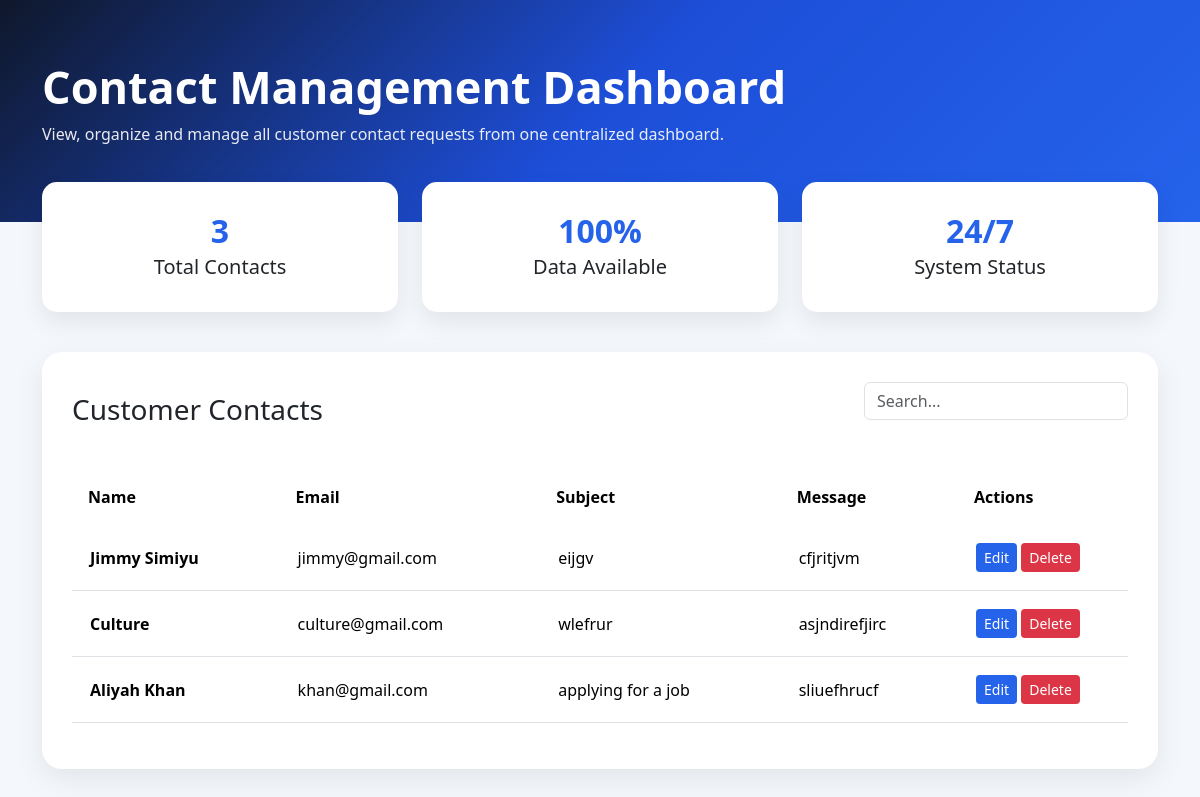
/show/, run on an earlier commit of the app's database.
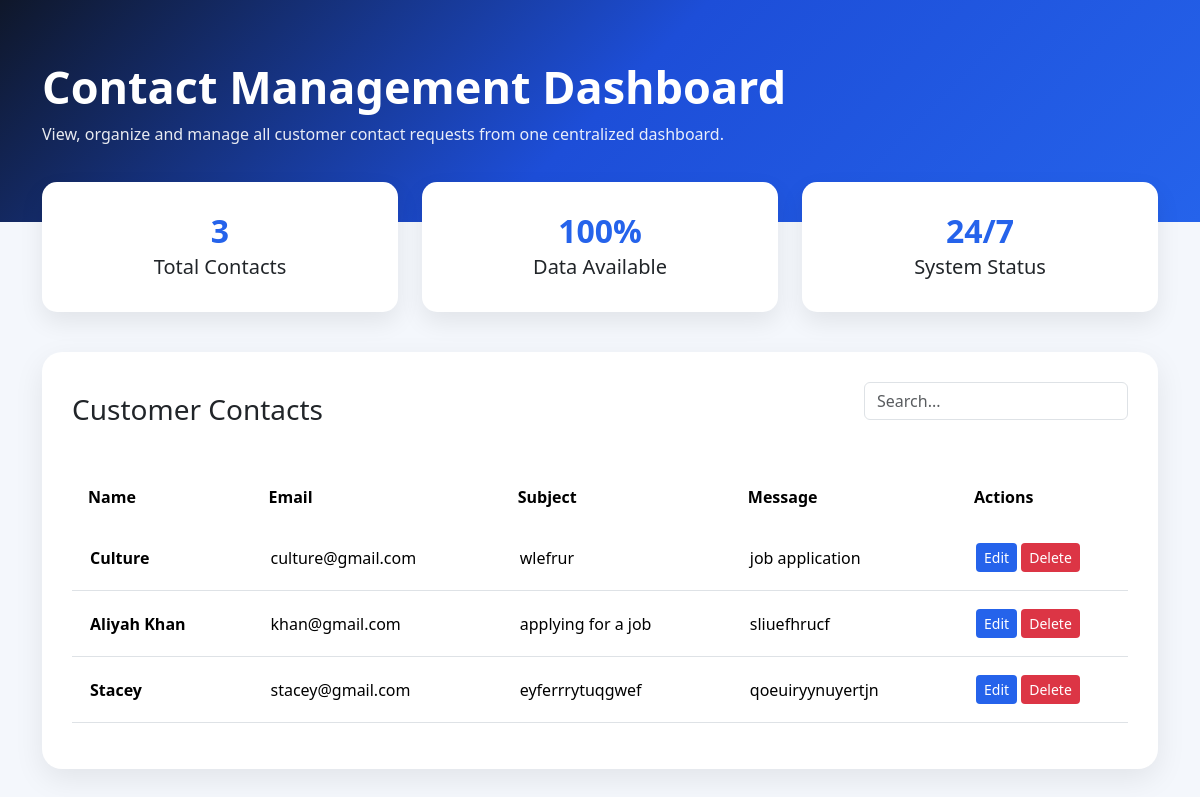
And on a later commit of the database.
### Genesisapp/models.py (models this page shows, shortened)
class Contact(models.Model):
    name = models.CharField(max_length=20)
    email = models.EmailField()
    subject = models.CharField(max_length=200)
    message = models.TextField()

### Genesisapp/views.py (the view)
# urls.py: path('show/', views.show, name= 'show'),
def show(request):
    all = Contact.objects.all()
    return render(request, 'show.html', {'all': all})

### templates/show.html (shortened to what this page needs)
<!DOCTYPE html>
<html lang="en">
<head>
    {% load static %}
    <link rel="stylesheet" href="{% static 'assets/vendor/bootstrap/css/bootstrap.min.css' %}">
</head>
<body>
<div class="hero">
    <div class="container">
        <h1>Contact Management Dashboard</h1>
        <p>
            View, organize and manage all customer contact requests from one
            centralized dashboard.
        </p>
    </div>
</div>
<div class="container content">
    <div class="row mb-4">
        <div class="col-md-4 mb-3">
            <div class="stats-card">
                <div class="stats-number">{{ all|length }}</div>
                <h5>Total Contacts</h5>
            </div>
        </div>
        <div class="col-md-4 mb-3">
            <div class="stats-card">
                <div class="stats-number">100%</div>
                <h5>Data Available</h5>
            </div>
        </div>
        <div class="col-md-4 mb-3">
            <div class="stats-card">
                <div class="stats-number">24/7</div>
                <h5>System Status</h5>
            </div>
        </div>
    </div>
    <div class="table-card">
        <div class="d-flex justify-content-between align-items-center mb-4">
            <h3>Customer Contacts</h3>
            <input type="text"
                   class="form-control w-25 search-box"
                   placeholder="Search...">
        </div>
        <div class="table-responsive">
            <table class="table table-hover align-middle">
                <thead>
                    <tr>
                        <th>Name</th>
                        <th>Email</th>
                        <th>Subject</th>
                        <th>Message</th>
                        <th width="170">Actions</th>
                    </tr>
                </thead>
                <tbody>
                {% for contact in all %}
                    <tr>
                        <td>
                            <strong>{{ contact.name }}</strong>
                        </td>
                        <td>{{ contact.email }}</td>
                        <td>{{ contact.subject }}</td>
                        <td>
                            {{ contact.message|truncatechars:70 }}
                        </td>
                        <td>
                            <a href="/edit/{{contact.id}}" class="btn btn-edit btn-sm">
                                Edit
                            </a>
                            <a href="/delete/{{contact.id}}" class="btn btn-delete btn-sm">
                                Delete
                            </a>
                        </td>
                    </tr>
                {% endfor %}
                </tbody>
            </table>
        </div>
    </div>
</div>
</body>
</html>

### templates/show.html (style rules this page uses)
body { background:#f4f7fc; font-family:Segoe UI,Tahoma,Geneva,Verdana,sans-serif; }
.hero { background:linear-gradient(135deg,#0f172a,#1d4ed8,#2563eb); color:white; padding:60px 0; }
.hero h1 { font-size:45px; font-weight:bold; }
.hero p { opacity:.9; max-width:700px; }
.stats-card { background:white; border-radius:15px; padding:25px; text-align:center; box-shadow:0 10px 25px rgba(0,0,0,.08); transition:.3s; }
.stats-number { font-size:32px; font-weight:bold; color:#2563eb; }
.content { margin-top:-40px; }
.table-card { background:white; border-radius:20px; padding:30px; box-shadow:0 10px 30px rgba(0,0,0,.08); }
.table thead { background:#2563eb; color:white; }
.table th { border:none; padding:16px; }
.table td { vertical-align:middle; padding:18px; }
.table tbody tr { transition:.3s; }
.btn-edit { background:#2563eb; color:white; border:none; }
.btn-delete { background:#dc3545; color:white; border:none; }
.search-box { margin-bottom:25px; }

What changed in the data, as far as the page shows it:
removed Contact: name "Jimmy Simiyu", email "jimmy@gmail.com", subject "eijgv", message "cfjritjvm"
changed Contact "Culture": message "asjndirefjirc" → "job application"
added Contact: name "Stacey", email "stacey@gmail.com", subject "eyferrrytuqgwef", message "qoeuiryynuyertjn"
